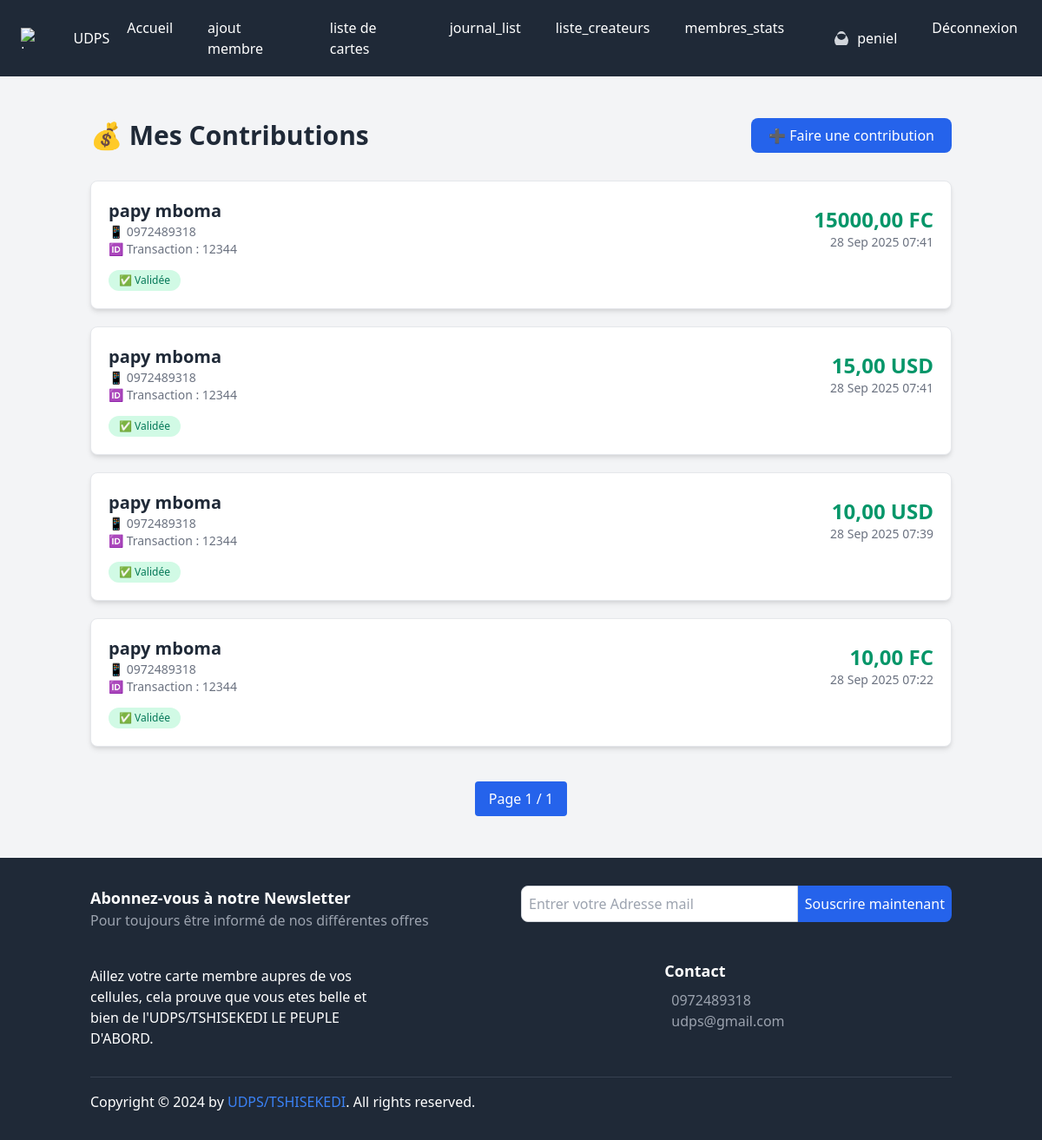
Screenshot of /user/mes-contributions/ (signed in) with the database file from the repository.
### core/models.py (models this page shows, shortened)
class CustomUser(AbstractUser):
    email = models.EmailField(unique=True)
    profile_pic = models.ImageField(upload_to="p_img", blank=True, null=True)
    address = models.CharField(max_length=50, blank=True, null=True)
    phone = models.CharField(max_length=11, blank=True, null=True)
    role = models.CharField(max_length=50, blank=True, null=True)
    bio = models.TextField(blank=True, null=True)
    is_active_user = models.BooleanField(default=False)  # utilisateur désactivé par défaut
    province = models.CharField(max_length=100, blank=True, null=True)
    ville_ou_district = models.CharField(max_length=100, blank=True, null=True)
    commune_ou_contree = models.CharField(max_length=100, blank=True, null=True)
    USERNAME_FIELD = 'email'
    REQUIRED_FIELDS = ('username',)

class Contribution(models.Model):
    DEVISE_CHOICES = [
        ('USD', 'Dollar américain (USD)'),
        ('FC', 'Franc congolais (FC)'),
    ]
    user = models.ForeignKey(
        settings.AUTH_USER_MODEL,
        on_delete=models.CASCADE,
        null=True,
        blank=True,
        related_name='contributions'
    )
    nom_contributeur = models.CharField(max_length=100)
    montant = models.DecimalField(max_digits=10, decimal_places=2)
    devise = models.CharField(max_length=3, choices=DEVISE_CHOICES, default='FC')  # ✅ Nouveau champ
    id_transaction = models.CharField(max_length=255)
    phone_number = models.CharField(max_length=20)
    date_contribution = models.DateTimeField(auto_now_add=True)
    is_active = models.BooleanField(default=False)

### core/views.py (the view)
# urls.py: path("mes-contributions/", views.mes_contributions_view, name="mes_contributions"),
@login_required
def mes_contributions_view(request):
    contributions_list = (
        Contribution.objects
        .filter(user=request.user, is_active=True)  # ✅ on filtre uniquement les contributions validées
        .order_by('-date_contribution')
    )
    paginator = Paginator(contributions_list, 8)  # tu peux changer le nombre par page
    page_number = request.GET.get("page")
    page_obj = paginator.get_page(page_number)
    return render(request, "core/mes_contributions.html", {
        "page_obj": page_obj
    })

### core/templates/core/mes_contributions.html (shortened to what this page needs)
{% extends "base.html" %}
{% block content %}
<div class="max-w-5xl mx-auto py-12 px-4">
    <div class="flex justify-between items-center mb-8">
        <h1 class="text-3xl font-bold text-gray-800">💰 Mes Contributions</h1>
        <a href="{% url 'contribute' %}"
           class="bg-blue-600 text-white px-5 py-2 rounded-lg hover:bg-blue-700 transition">
           ➕ Faire une contribution
        </a>
    </div>
    {% if page_obj %}
        <div class="grid gap-5">
            {% for c in page_obj %}
                <div class="bg-white shadow-md rounded-lg p-5 border border-gray-200 hover:shadow-lg transition">
                    <div class="flex justify-between items-center">
                        <div>
                            <h2 class="text-xl font-semibold text-gray-800">
                                {{ c.nom_contributeur }}
                            </h2>
                            <p class="text-sm text-gray-500">📱 {{ c.phone_number }}</p>
                            <p class="text-sm text-gray-500">🆔 Transaction : {{ c.id_transaction }}</p>
                        </div>
                        <div class="text-right">
                            <p class="text-2xl font-bold text-green-600">
                                {{ c.montant }} {{ c.devise }}
                            </p>
                            <p class="text-sm text-gray-500">
                                {{ c.date_contribution|date:"d M Y H:i" }}
                            </p>
                        </div>
                    </div>
                    <div class="mt-3">
                        {% if c.is_active %}
                            <span class="inline-block bg-green-100 text-green-700 text-xs px-3 py-1 rounded-full">✅ Validée</span>
                        {% else %}
                            <span class="inline-block bg-yellow-100 text-yellow-700 text-xs px-3 py-1 rounded-full">⏳ En attente</span>
                        {% endif %}
                    </div>
                </div>
            {% endfor %}
        </div>
        <div class="mt-10 flex justify-center space-x-2">
            <span class="px-4 py-2 bg-blue-600 text-white rounded">
                Page {{ page_obj.number }} / {{ page_obj.paginator.num_pages }}
            </span>
        </div>
    {% endif %}
</div>
{% endblock %}

### templates/base.html (shortened to what this page needs)
{% load static %}
<!DOCTYPE html>
<html lang="fr">
<head>
    <link href="https://cdn.jsdelivr.net/npm/tailwindcss@2.2.19/dist/tailwind.min.css" rel="stylesheet">
</head>
<body class="bg-gray-100">
    <nav class="bg-gray-800 text-white">
        <div class="max-w-7xl mx-auto px-4 py-3 flex justify-between items-center">
            <a href="{% url 'index' %}" class="text-gray hover:underline flex items-center bg-white-800 p-2 rounded">
                <img src="{% static 'img/logo_udps.jpg' %}" alt="Logo" class="h-6 mr-2">
                UDPS
            </a>
            <div class="hidden md:flex space-x-4">
                <a href="{% url 'index' %}" class="hover:bg-gray-700 px-3 py-2 rounded">Accueil</a>
                {% if request.user.is_authenticated and request.user.is_active_user %}
                <a href="{% url 'citoyen_create' %}" class="hover:bg-gray-700 px-3 py-2 rounded">ajout membre</a>
                {% endif %}
                {% if request.user.is_authenticated and request.user.is_active_user %}
                <a href="{% url 'citoyens_list' %}" class="hover:bg-gray-700 px-3 py-2 rounded">liste de cartes</a>
                {% endif %}
                {% if request.user.is_authenticated and request.user.is_active_user %}
                <a href="{% url 'journal_list' %}" class="hover:bg-gray-700 px-3 py-2 rounded">journal_list</a>
                {% endif %}
                {% if request.user.is_authenticated and request.user.is_active_user %}
                <a href="{% url 'liste_createurs' %}" class="hover:bg-gray-700 px-3 py-2 rounded">liste_createurs</a>
                {% endif %}
                {% if request.user.is_authenticated and request.user.is_active_user %}
                <a href="{% url 'citoyens_dashboard_stats' %}" class="hover:bg-gray-700 px-3 py-2 rounded">membres_stats</a>
                {% endif %}
                {% if request.user.is_authenticated %}
                <a href="{% url 'profile' user.id %}" class="flex items-center space-x-2 hover:bg-gray-700 px-3 py-2 rounded">
                    <svg xmlns="http://www.w3.org/2000/svg"
                         class="h-5 w-5 text-gray-300"
                         viewBox="0 0 20 20"
                         fill="currentColor">
                      <path fill-rule="evenodd"
                            d="M10 2a5 5 0 100 10 5 5 0 000-10zM4 18a8 8 0 1112 0H4z"
                            clip-rule="evenodd" />
                    </svg>
                    <span>{{ request.user.username }}</span>
                  </a>
                    <a href="{% url 'signout' %}" class="hover:bg-gray-700 px-3 py-2 rounded">Déconnexion</a>
                {% else %}
                    <a href="{% url 'signup' %}" class="hover:bg-gray-700 px-3 py-2 rounded">S'inscrire</a>
                    <a href="{% url 'signin' %}" class="hover:bg-gray-700 px-3 py-2 rounded">Connexion</a>
                {% endif %}
            </div>
        </div>
    </nav>
      {% block content %}{% endblock content %}
    <footer class="bg-gray-800 text-white py-8">
        <div class="container mx-auto px-4">
            <div class="mb-8">
                <div class="flex flex-col md:flex-row">
                    <div class="md:w-1/2 mb-4 md:mb-0">
                        <h3 class="text-lg font-bold">Abonnez-vous à notre Newsletter</h3>
                        <p class="text-gray-400">Pour toujours être informé de nos différentes offres</p>
                    </div>
                    <div class="md:w-1/2">
                        <form action="https://api.web3forms.com/submit" method="POST" class="flex">
                            <input type="email" name="email" placeholder="Entrer votre Adresse mail" required class="flex-1 p-2 rounded-l-lg border border-gray-300" />
                            <button class="bg-blue-600 text-white p-2 rounded-r-lg">Souscrire maintenant</button>
                        </form>
                    </div>
                </div>
            </div>
            <div class="flex flex-col md:flex-row mb-8">
                <div class="md:w-1/3 mb-4 md:mb-0">
                    <p>Aillez votre carte membre aupres de vos cellules, cela prouve que vous etes belle et bien de l'UDPS/TSHISEKEDI LE PEUPLE D'ABORD.</p>
                </div>
                <div class="md:w-1/3 mb-4 md:mb-0">
                </div>
                <div class="md:w-1/3">
                    <h3 class="text-lg font-bold">Contact</h3>
                    <div class="mt-2">
                        <p class="flex items-center"><a href="callto:+243 97 24 89 318" class="text-gray-400 hover:text-white">0972489318</a></p>
                        <p class="flex items-center"><a href="mailto:ngelekapeniel@gmail.com" class="text-gray-400 hover:text-white">udps@gmail.com</a></p>
                    </div>
                </div>
            </div>
            <div class="border-t border-gray-700 pt-4">
                <div class="flex justify-between items-center">
                    <div>
                        <p class="mb-0">Copyright © 2024 by <a href="#" class="text-blue-500 hover:underline">UDPS/TSHISEKEDI</a>. All rights reserved.</p>
                    </div>
                </div>
            </div>
        </div>
    </footer>
</body>
</html>

### rows the page displays
CustomUser: user.username "peniel"
Contribution: nom_contributeur "papy mboma", phone_number "0972489318", id_transaction "12344", montant "15000,00", devise "FC", date_contribution "28 Sep 2025 07:41", is_active "✅ Validée"
Contribution: nom_contributeur "papy mboma", phone_number "0972489318", id_transaction "12344", montant "15,00", devise "USD", date_contribution "28 Sep 2025 07:41", is_active "✅ Validée"
Contribution: nom_contributeur "papy mboma", phone_number "0972489318", id_transaction "12344", montant "10,00", devise "USD", date_contribution "28 Sep 2025 07:39", is_active "✅ Validée"
Contribution: nom_contributeur "papy mboma", phone_number "0972489318", id_transaction "12344", montant "10,00", devise "FC", date_contribution "28 Sep 2025 07:22", is_active "✅ Validée"

### other values shown
{{ page_obj.number }} "1"
{{ page_obj.paginator.num_pages }} "1"
